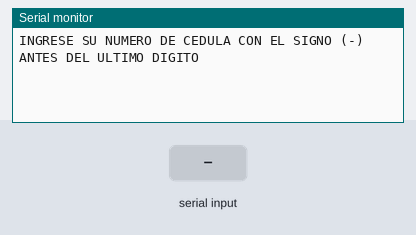
The sketch below on a simulated Arduino Uno, built with avr-gcc and run on an emulated ATmega328P. Parts: the last lines printed to the serial monitor. Inputs (shaded band) come from the test bench.

Above: at 1.2 s.
1.3 s: "-" received over Serial
At 3.1 s:
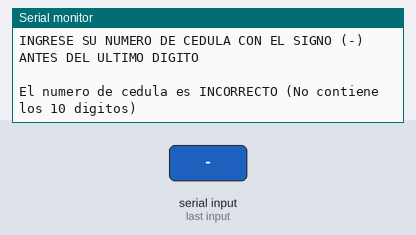
3.8 s: "90,45,200\n" received over Serial
At 5.7 s:
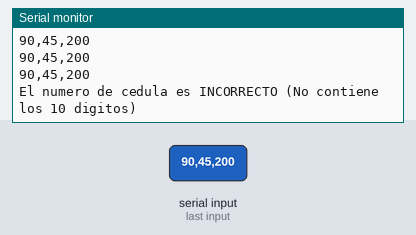
6.3 s: "90,45\n" received over Serial
At 8.0 s:
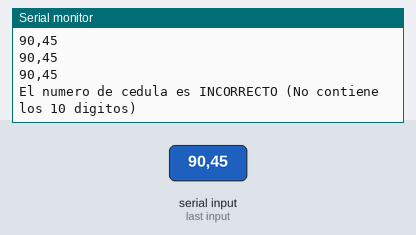
8.8 s: "90,45,200,10\n" received over Serial
At 11.0 s:
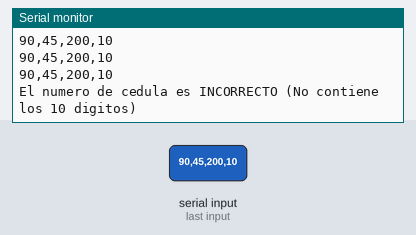
11.3 s: "5\n" received over Serial
At 13.4 s:
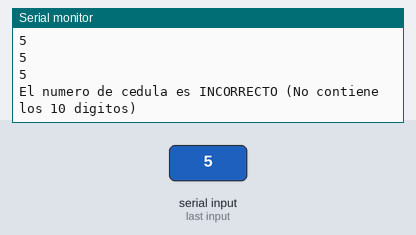
13.8 s: "1,90\n" received over Serial
At 16.4 s:
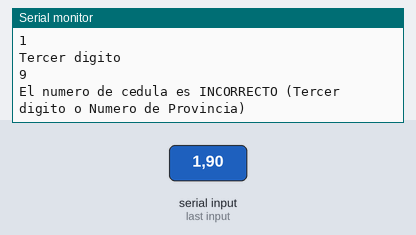
Timing chart, 0 to 17.3 s (numbered marks = the images above; inputs shaded):
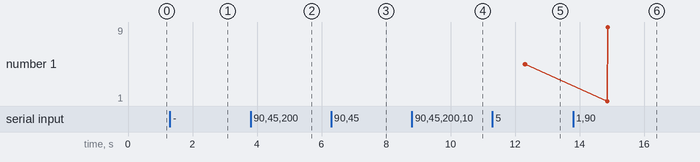

The sketch:

Deber_N3_Cedula_.ino
```cpp
/*                 Universidad Tecnica del Norte
 *                 FICA- CIERCOM
 *                 Alejandro Ortega
 *                 Validar un numero de Cedula en Arduino, Utilizado Comunicacion Serial
*/

String cedula;
String dato;
String a0;
String a1;
int coeficientes [] = {2, 1, 2, 1, 2, 1, 2, 1, 2};  //coeficientes para realizar la verificaciòn
int dat = 0;
int total = 0;
int tamanoLongitudCedula = 10;
int numeroProviancias = 24;
int tercerdigito = 6;

void setup() {
Serial.begin(9600);
Serial.println("INGRESE SU NUMERO DE CEDULA CON EL SIGNO (-) ANTES DEL ULTIMO DIGITO");
}

void loop() {

  if(Serial.available()>0 ){
  dato=Serial.readString();
  Serial.println(" ");
  a0=dato.substring(0,dato.indexOf("-"));
  Serial.println(a0);

  a1=dato.substring(dato.indexOf("-")+1,dato.length());
  Serial.println(a1);

  cedula=(a0+a1);
  Serial.println(cedula);


        if (cedula.length() == tamanoLongitudCedula) {  // si la longitud de un array es igual al tamaño de 10


            int provincia = (cedula.substring(0,2)).toInt(); // El carácter situado en la posición especificada, verificar los dos numero de la provincia
            int digitoTres = (cedula.substring(2,3)).toInt();  // verificar el digito tercero

            Serial.println("Numero de provincia");
            Serial.println(provincia);
            Serial.println("Tercer digito");
            Serial.println(digitoTres);

            if ((provincia > 0 && provincia <= numeroProviancias) && digitoTres < tercerdigito) {  //Comprueba si se cumplen las primeras condiciones
                int digitoVerificadorRecibido = (cedula.substring(9,10)).toInt();
                for (int i = 0; i < 9; i++) {
                    int valor = coeficientes[i] * (cedula.substring(i,i+1)).toInt();
                    total = valor >= 10 ? total + (valor - 9) : total + valor;
                }

                int digitoVerificadorObtenido = (total % 10) > 0 ? 10 - (total % 10) : (total % 10);

                if (digitoVerificadorObtenido == digitoVerificadorRecibido) {
                    Serial.println("El numero de cedula es CORRECTO");
                    dat = -1;
                } else {
                    Serial.println("El numero de cedula es INCORRECTO");
                }
            } else {
                Serial.println("El numero de cedula es INCORRECTO (Tercer digito o Numero de Provincia)");
            }
        } else {
            Serial.println("El numero de cedula es INCORRECTO (No contiene los 10 digitos)");
        }


  }

}
```

Measured:
- after the input at 1.3 s, the serial monitor: prints a new line after 1.0 s (image 1)
- after the input at 3.8 s, the serial monitor: prints a new line after 1.0 s (image 2)
- after the input at 6.3 s, the serial monitor: prints a new line after 1.0 s (image 3)
- after the input at 8.8 s, the serial monitor: prints a new line after 1.0 s (image 4)
- after the input at 11.3 s, the serial monitor: prints a new line after 1.0 s (image 5)
- after the input at 13.8 s, the serial monitor: prints a new line after 1.0 s (image 6)
- plotted number 1: 5 → 9 after the input at 13.8 s
